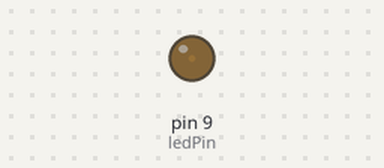
A sketch run on a simulated Arduino Uno, built with avr-gcc and run on an emulated ATmega328P. On the bench: output pins drawn as LEDs (lit = HIGH).

Above: at 0.05 s.
At 0.7 s:
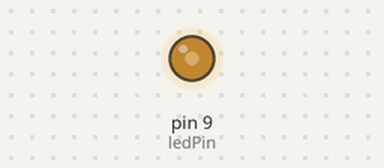
At 1.05 s:
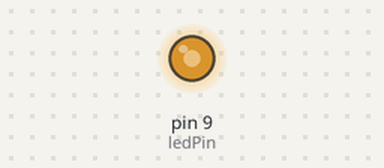
At 2.1 s:
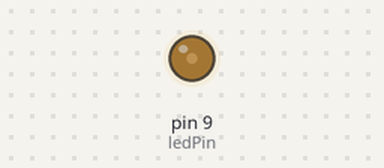
Timing chart, 0 to 5.7 s (numbered marks = the images above):
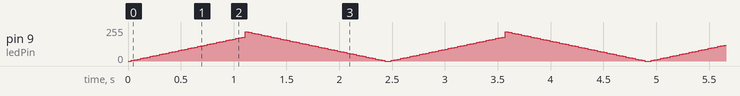

The sketch:

do_while_loop_example.ino
```cpp
int ledPin = 9;
void setup()
{

}
void loop()
{
  int fade;
  for(fade = 0 ; fade <= 220 ; fade+=5)
  {
    if(fade > 40 && fade>180)
    {
      continue;
    }
    analogWrite(ledPin , fade);
    delay(30);
  }
  for(fade = 220 ; fade >= 0 ; fade -=5)
  {
    analogWrite(ledPin, fade);
    delay(30);
  }
}
```
